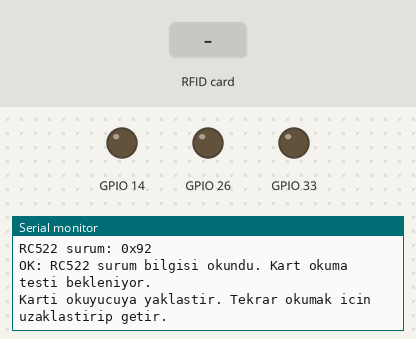
The sketch below on a simulated ESP32. On the bench: output pins drawn as LEDs (lit = HIGH), the last lines printed to the serial monitor. The test bench sets the inputs (shaded band).

Above: at 2.3 s.
2.4 s: RFID card 5E 7A 19 C4 held to the reader
At 3.6 s:
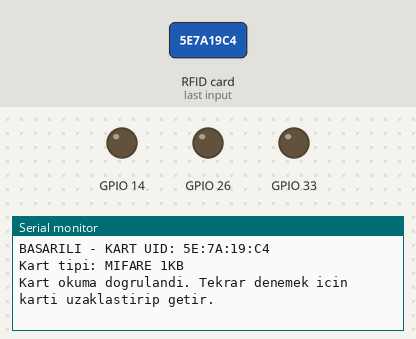
At 6.2 s:
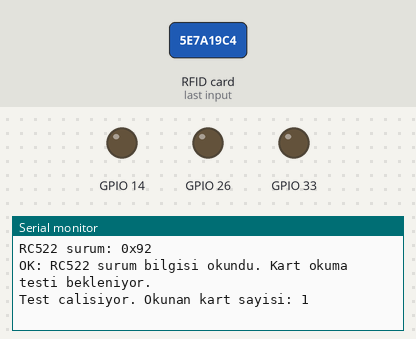

Measured:
- after the input at 2.4 s, the serial monitor: prints a new line at once (image 1)

The sketch:

rfid_test.ino
```cpp
#include <SPI.h>
#include <MFRC522.h>

// Mevcut RFID Personel devresinin ESP32 pinleri.
constexpr byte SS_PIN = 5;
constexpr byte RST_PIN = 27;
constexpr byte SCK_PIN = 18;
constexpr byte MISO_PIN = 19;
constexpr byte MOSI_PIN = 23;

MFRC522 reader(SS_PIN, RST_PIN);
unsigned long lastStatusAt = 0;
unsigned long cardCount = 0;
bool readerResponding = false;

bool checkReader() {
  byte version = reader.PCD_ReadRegister(MFRC522::VersionReg);
  Serial.print("RC522 surum: 0x");
  if (version < 0x10) Serial.print('0');
  Serial.println(version, HEX);

  if (version == 0x00 || version == 0xFF) {
    Serial.println("HATA: RC522 ile haberlesilemiyor.");
    Serial.println("3.3V, GND, SDA=5, SCK=18, MOSI=23, MISO=19, RST=27 kontrol et.");
    Serial.println("Bu sonuc tek basina modulun bozuk oldugunu kanitlamaz.");
    return false;
  }

  if (version == 0x91 || version == 0x92) {
    Serial.println("OK: RC522 surum bilgisi okundu. Kart okuma testi bekleniyor.");
  } else {
    Serial.println("UYARI: Farkli surum yaniti. Klon veya kararsiz baglanti olabilir.");
    Serial.println("Bu yanit tek basina saglamlik kaniti degildir; karti dene.");
  }
  return true;
}

void setup() {
  Serial.begin(115200);
  delay(1000);

  // Mevcut devredeki buzzer ve durum LED'lerini kapali tut.
  pinMode(14, OUTPUT);
  pinMode(26, OUTPUT);
  pinMode(33, OUTPUT);
  digitalWrite(14, LOW);
  digitalWrite(26, LOW);
  digitalWrite(33, LOW);

  Serial.println("\n=== ESP32 RC522 BAGIMSIZ TEST ===");
  Serial.println("Wi-Fi, sunucu ve LCD bu testte kullanilmaz.");
  SPI.begin(SCK_PIN, MISO_PIN, MOSI_PIN, SS_PIN);
  reader.PCD_Init();
  delay(50);
  readerResponding = checkReader();
  Serial.println("Karti okuyucuya yaklastir. Tekrar okumak icin uzaklastirip getir.");
}

void loop() {
  if (millis() - lastStatusAt >= 5000) {
    lastStatusAt = millis();
    // Ilk baslatma basarisizsa yeniden dene.
    if (!readerResponding) {
      reader.PCD_Init();
      delay(50);
    }
    readerResponding = checkReader();
    Serial.print("Test calisiyor. Okunan kart sayisi: ");
    Serial.println(cardCount);
  }

  if (!readerResponding || !reader.PICC_IsNewCardPresent()) {
    delay(20);
    return;
  }
  if (!reader.PICC_ReadCardSerial()) {
    Serial.println("Kart algilandi fakat UID okunamadi. Uzaklastirip tekrar dene.");
    delay(200);
    return;
  }

  ++cardCount;
  Serial.print("BASARILI - KART UID: ");
  for (byte i = 0; i < reader.uid.size; ++i) {
    if (i > 0) Serial.print(':');
    if (reader.uid.uidByte[i] < 0x10) Serial.print('0');
    Serial.print(reader.uid.uidByte[i], HEX);
  }
  Serial.println();
  Serial.print("Kart tipi: ");
  Serial.println(reader.PICC_GetTypeName(reader.PICC_GetType(reader.uid.sak)));
  Serial.println("Kart okuma dogrulandi. Tekrar denemek icin karti uzaklastirip getir.");
  reader.PICC_HaltA();
  reader.PCD_StopCrypto1();
  delay(50);
}
```
